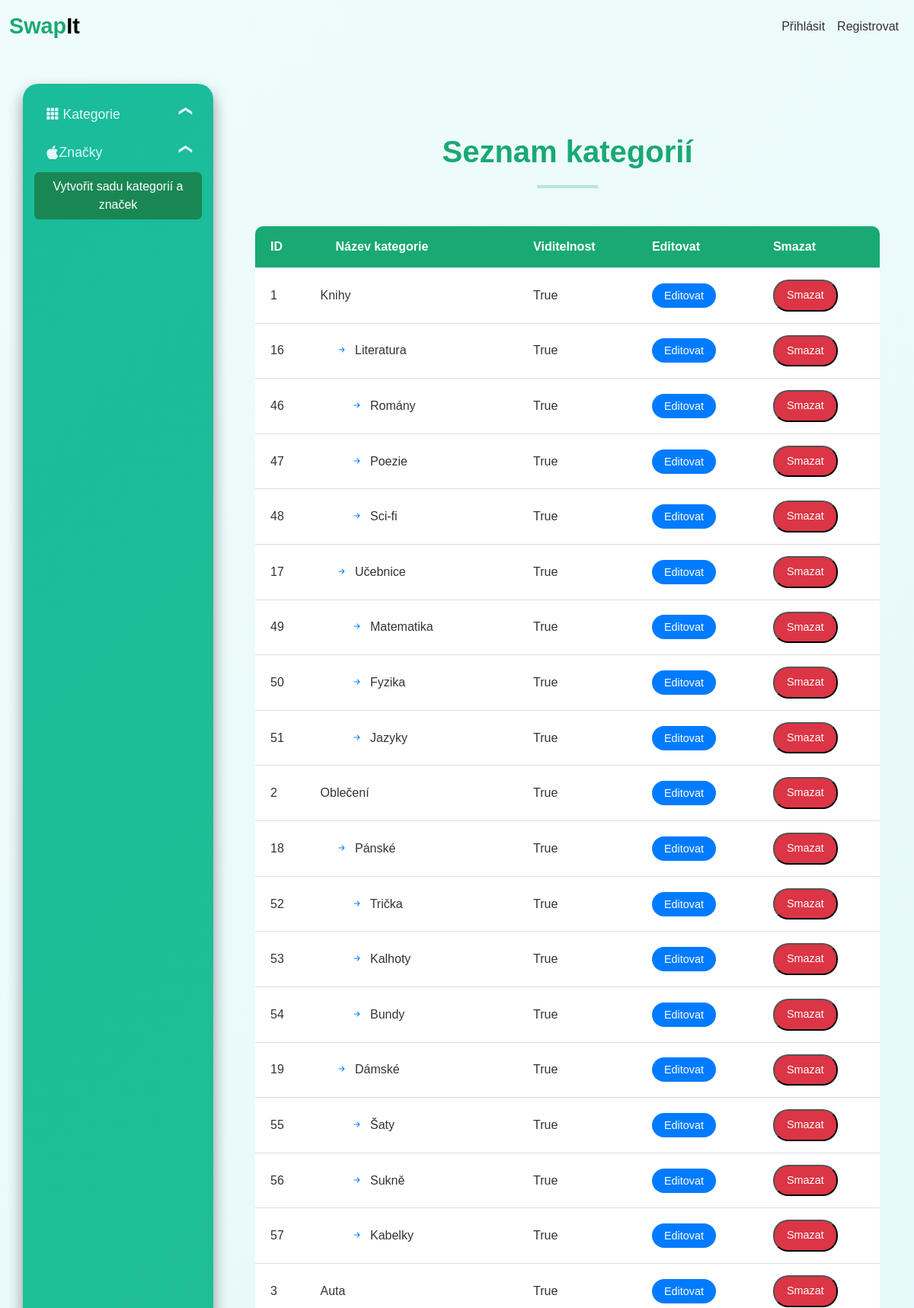
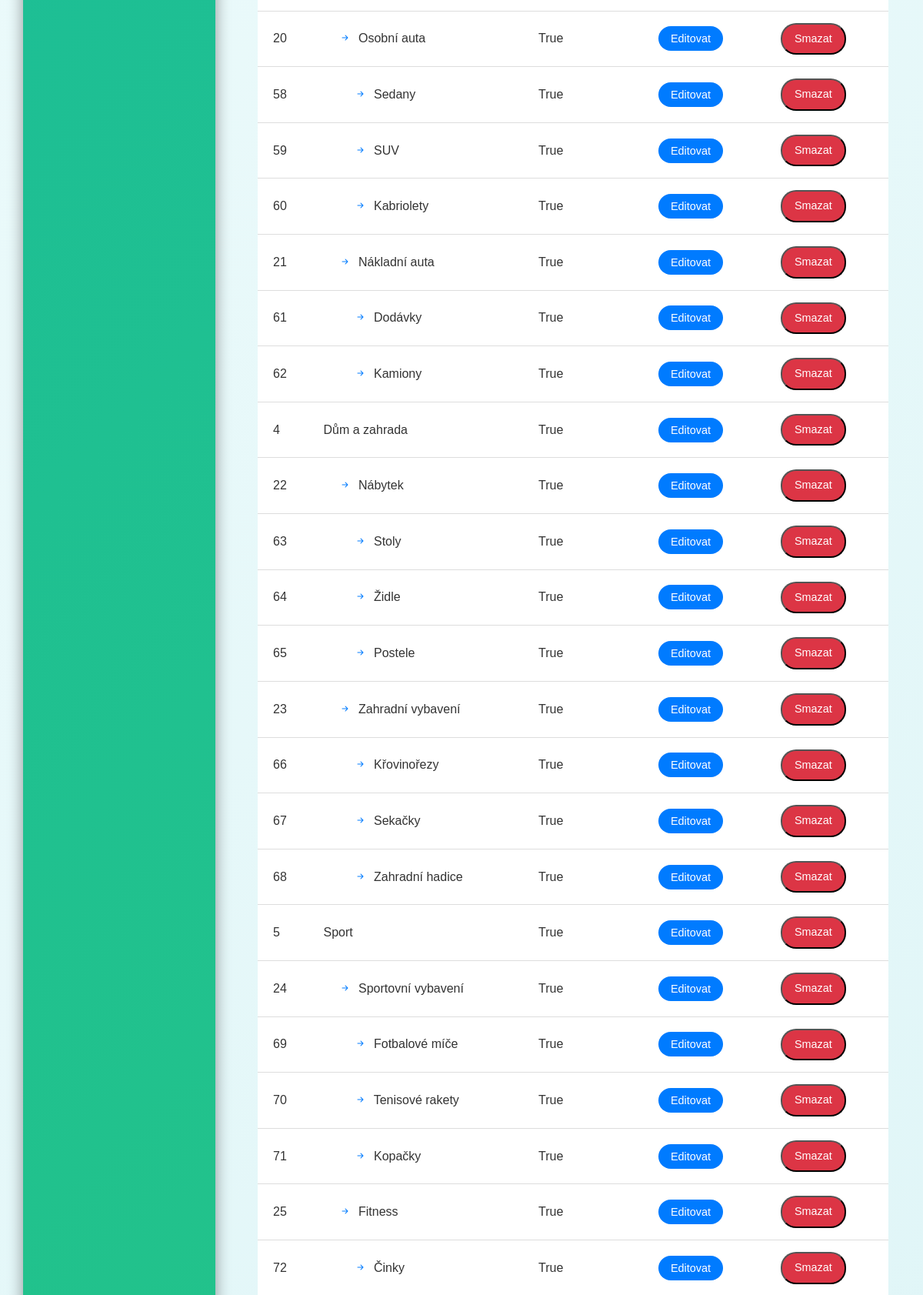
/category_list (upper part), run on the app's committed database (2 pictures, top to bottom).
### models/category_model.py (models this page shows)
class Category(db.Model):
    __tablename__ = 'categories'
    id = db.Column(db.Integer, primary_key=True)
    name = db.Column(db.String(255), nullable=False)
    parent_id = db.Column(db.Integer, db.ForeignKey('categories.id'), nullable=True)
    order = db.Column(db.Integer, default=0)
    visible = db.Column(db.Boolean, default=True)
    icon = db.Column(db.String(255), nullable=True)
    parent = relationship('Category', remote_side=[id], backref=backref('subcategories', lazy='dynamic', cascade='all, delete-orphan', order_by="Category.order"))

### blueprints/admin_blueprint.py (the view)
@admin_bp.route('/category_list')
def category_list():
    categories = Category.query.all()
    categories_with_subcategories = build_category_tree(categories, include_invisible=True)
    return render_template('admin/category/category_list.html', categories_tree=categories_with_subcategories)

### blueprints/admin_blueprint.py (called while the page is built)
def build_category_tree(categories, include_invisible=False):
    if include_invisible:
        category_dict = {category.id: {'category': category, 'subcategories': []} for category in categories}
    else:
        category_dict = {category.id: {'category': category, 'subcategories': []} for category in categories if category.visible}
    root_categories = []
    for category in sorted(categories, key=lambda c: c.order):
        if include_invisible or category.visible:
            if category.parent_id is None:
                root_categories.append(category_dict[category.id])
            else:
                parent = category_dict.get(category.parent_id)
                if parent:
                    parent['subcategories'].append(category_dict[category.id])
    return root_categories

### templates/admin/category/category_list.html (shortened to what this page needs)
<!DOCTYPE html>
<html lang="cs">
<head>
    <link href="https://cdn.jsdelivr.net/npm/bootstrap@5.3.3/dist/css/bootstrap.min.css" rel="stylesheet">
    <link href="https://cdn.jsdelivr.net/npm/bootstrap-icons/font/bootstrap-icons.css" rel="stylesheet">
    <link rel="stylesheet" href="{{ url_for('static', filename='css/navbar.css') }}">
    <link rel="stylesheet" href="{{ url_for('static', filename='css/sidebar.css') }}">
    <link rel="stylesheet" href="{{ url_for('static', filename='css/dashboard.css') }}">
    <link rel="stylesheet" href="{{ url_for('static', filename='css/category.css') }}">
</head>
<body>
    {% include 'navbar.html' %}
    {% include 'admin/admin_sidebar.html' %}
    <div class="main-content">
        <div class="filter-section">
            <div class="row">
                <div class="col-md-12 mt-3">
                    <h2 class="swapnout-text">Seznam kategorií</h2>
                    <hr class="custom-hr">
                    <div class="table-container">
                        <table class="category-table">
                            <thead>
                                <tr>
                                    <th>ID</th>
                                    <th>Název kategorie</th>
                                    <th>Viditelnost</th>
                                    <th>Editovat</th>
                                    <th>Smazat</th>
                                </tr>
                            </thead>
                            <tbody>
                                {% macro render_category_row(category_info, level=0) %}
                                <tr>
                                    <td>{{ category_info.category.id }}</td>
                                    <td style="padding-left: {{ level * 20 }}px;">
                                        {% if level > 0 %}
                                            <i class="bi bi-arrow-right-short"></i>
                                        {% endif %}
                                        {{ category_info.category.name }}
                                    </td>
                                    <td>{{ category_info.category.visible }}</td>
                                    <td>
                                        <a href="{{ url_for('admin_bp.edit_category', category_id=category_info.category.id) }}" class="btn-edit">Editovat</a>
                                    </td>
                                    <td>
                                        <form action="{{ url_for('admin_bp.delete_category', category_id=category_info.category.id) }}" method="POST" style="display:inline;">
                                            <button type="submit" class="btn-delete" onclick="return confirm('Opravdu chcete smazat tuto kategorii a všechny její podkategorie?');">Smazat</button>
                                        </form>
                                    </td>
                                </tr>
                                {% for subcategory_info in category_info.subcategories %}
                                    {{ render_category_row(subcategory_info, level + 1) }}
                                {% endfor %}
                                {% endmacro %}
                                {% for category_info in categories_tree %}
                                    {{ render_category_row(category_info) }}
                                {% endfor %}
                            </tbody>
                        </table>
                    </div>
                </div>
            </div>
        </div>
    </div>
</body>
</html>

### static/css/dashboard.css (style rules this page uses)
body { font-family: 'Poppins', sans-serif; background: linear-gradient(135deg, #f0fcfc, #dff5f7, #cceff2); background-size: cover; background-repeat: no-repeat; background-attachment: fixed; color: #333; overflow-x: hidden; padding-top: 70px; }
.main-content { margin-left: 290px; padding: 20px; width: calc(100% - 290px); }
.filter-section { margin-bottom: 30px; background-color: transparent; padding: 15px; border-radius: 10px; }
.swapnout-text { font-size: 2rem; color: #19a974; font-weight: 600; text-align: left; margin-top: 20px; }
.custom-hr { border: none; border-top: 1px solid #ddd; width: 100%; margin: 10px 0; }

### static/css/category.css (style rules this page uses)
body { background: linear-gradient(135deg, #f0fcfc, #dff5f7, #cceff2); background-size: cover; background-repeat: no-repeat; background-attachment: fixed; }
.main-content { padding: 30px; }
.swapnout-text { color: #19a974; font-size: 2.5rem; margin-bottom: 20px; text-align: center; }
.custom-hr { border: 2px solid #19a974; width: 80px; margin: 0 auto 30px; }
.category-table { width: 100%; border-collapse: collapse; margin-top: 20px; box-shadow: 0 4px 8px rgba(0, 0, 0, 0.1); background-color: white; border-radius: 10px; overflow: hidden; }
.category-table th, .category-table td { padding: 15px 20px; text-align: left; border-bottom: 1px solid #ddd; }
.category-table th { background-color: #19a974; color: white; font-weight: bold; }
.category-table td { text-align: left; font-size: 1rem; }
.btn-edit, .btn-delete { padding: 8px 16px; border-radius: 20px; text-decoration: none; color: white; transition: all 0.3s ease; font-size: 0.9rem; }
.btn-edit { background-color: #007bff; }
.btn-delete { background-color: #dc3545; }
.table-container { overflow-x: auto; margin-top: 20px; }
.category-table td { vertical-align: middle; }
.category-table .bi-arrow-right-short { color: #007bff; margin-right: 5px; }
.category-table tr { transition: background-color 0.3s ease; }
.table-container .category-table { width: 100%; border-collapse: collapse; box-shadow: 0 4px 8px rgba(0, 0, 0, 0.1); background-color: white; border-radius: 10px; overflow: hidden; }
.table-container .category-table th, .table-container .category-table td { padding: 15px 20px; border-bottom: 1px solid #ddd; text-align: left; }
.table-container .category-table th { background-color: #19a974; color: white; font-weight: bold; text-align: left; }
.table-container .category-table td { font-size: 1rem; color: #333; }

### data on the page
Category: category.id "1", category.name "Knihy", category.visible "True"
Category: category.id "16", category.name "Literatura", category.visible "True"
Category: category.id "46", category.name "Romány", category.visible "True"
Category: category.id "47", category.name "Poezie", category.visible "True"
Category: category.id "48", category.name "Sci-fi", category.visible "True"
Category: category.id "17", category.name "Učebnice", category.visible "True"
Category: category.id "49", category.name "Matematika", category.visible "True"
Category: category.id "50", category.name "Fyzika", category.visible "True"
Category: category.id "51", category.name "Jazyky", category.visible "True"
Category: category.id "2", category.name "Oblečení", category.visible "True"
Category: category.id "18", category.name "Pánské", category.visible "True"
Category: category.id "52", category.name "Trička", category.visible "True"
Category: category.id "53", category.name "Kalhoty", category.visible "True"
Category: category.id "54", category.name "Bundy", category.visible "True"
Category: category.id "19", category.name "Dámské", category.visible "True"
Category: category.id "55", category.name "Šaty", category.visible "True"
Category: category.id "56", category.name "Sukně", category.visible "True"
Category: category.id "57", category.name "Kabelky", category.visible "True"
Category: category.id "3", category.name "Auta", category.visible "True"
Category: category.id "20", category.name "Osobní auta", category.visible "True"
Category: category.id "58", category.name "Sedany", category.visible "True"
Category: category.id "59", category.name "SUV", category.visible "True"
Category: category.id "60", category.name "Kabriolety", category.visible "True"
Category: category.id "21", category.name "Nákladní auta", category.visible "True"
Category: category.id "61", category.name "Dodávky", category.visible "True"
Category: category.id "62", category.name "Kamiony", category.visible "True"
Category: category.id "4", category.name "Dům a zahrada", category.visible "True"
Category: category.id "22", category.name "Nábytek", category.visible "True"
Category: category.id "63", category.name "Stoly", category.visible "True"
Category: category.id "64", category.name "Židle", category.visible "True"
Category: category.id "65", category.name "Postele", category.visible "True"
Category: category.id "23", category.name "Zahradní vybavení", category.visible "True"
Category: category.id "66", category.name "Křovinořezy", category.visible "True"
Category: category.id "67", category.name "Sekačky", category.visible "True"
Category: category.id "68", category.name "Zahradní hadice", category.visible "True"
Category: category.id "5", category.name "Sport", category.visible "True"
Category: category.id "24", category.name "Sportovní vybavení", category.visible "True"
Category: category.id "69", category.name "Fotbalové míče", category.visible "True"
Category: category.id "70", category.name "Tenisové rakety", category.visible "True"
Category: category.id "71", category.name "Kopačky", category.visible "True"
Category: category.id "25", category.name "Fitness", category.visible "True"
Category: category.id "72", category.name "Činky", category.visible "True"
